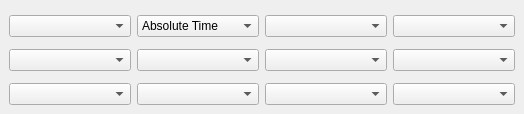
     <widget class="QDockWidget" name="dockWidget_simpleLogViewers">
      <property name="floating">
       <bool>false</bool>
      </property>
      <property name="features">
       <set>QDockWidget::AllDockWidgetFeatures</set>
      </property>
      <widget class="QWidget" name="dockWidgetContents">
       <layout class="QGridLayout" name="gridLayout_4">
        <item row="0" column="0">
         <layout class="QGridLayout" name="gridLayout_7">
          <item row="2" column="1">
           <layout class="QHBoxLayout" name="horizontalLayout_31">
            <item>
             <widget class="QComboBox" name="comboBox_g21"/>
            </item>
            <item>
             <widget class="QComboBox" name="comboBox_g22"/>
            </item>
           </layout>
          </item>
          <item row="1" column="1">
<widget class="QFrame" name="frame_graphicsView_snapView2">
            <property name="minimumSize">
             <size>
              <width>250</width>
              <height>0</height>
             </size>
            </property>
           </widget>
          </item>
          <item row="3" column="0">
<widget class="QFrame" name="frame_graphicsView_snapView3">
            <property name="minimumSize">
             <size>
              <width>250</width>
              <height>0</height>
             </size>
            </property>
           </widget>
          </item>
          <item row="5" column="1">
<widget class="QFrame" name="frame_graphicsView_snapView6"/>
          </item>
          <item row="4" column="1">
           <layout class="QHBoxLayout" name="horizontalLayout_32">
            <item>
             <widget class="QComboBox" name="comboBox_g41"/>
            </item>
            <item>
             <widget class="QComboBox" name="comboBox_g42"/>
            </item>
           </layout>
          </item>
          <item row="6" column="1">
           <layout class="QHBoxLayout" name="horizontalLayout_34">
            <item>
             <widget class="QComboBox" name="comboBox_g61"/>
            </item>
            <item>
             <widget class="QComboBox" name="comboBox_g62"/>
            </item>
           </layout>
          </item>
          <item row="5" column="0">
<widget class="QFrame" name="frame_graphicsView_snapView5"/>
          </item>
          <item row="4" column="0">
           <layout class="QHBoxLayout" name="horizontalLayout_3">
            <item>
             <widget class="QComboBox" name="comboBox_g31">
              <property name="toolTip">
               <string>&lt;html&gt;&lt;head/&gt;&lt;body&gt;&lt;p&gt;Y-axis: selection for sample log&lt;/p&gt;&lt;/body&gt;&lt;/html&gt;</string>
              </property>
             </widget>
            </item>
            <item>
             <widget class="QComboBox" name="comboBox_g32"/>
            </item>
           </layout>
          </item>
          <item row="3" column="1">
<widget class="QFrame" name="frame_graphicsView_snapView4">
            <property name="minimumSize">
             <size>
              <width>250</width>
              <height>0</height>
             </size>
            </property>
           </widget>
          </item>
          <item row="6" column="0">
           <layout class="QHBoxLayout" name="horizontalLayout_33">
            <item>
             <widget class="QComboBox" name="comboBox_g51"/>
            </item>
            <item>
             <widget class="QComboBox" name="comboBox_g52"/>
            </item>
           </layout>
          </item>
          <item row="2" column="0">
           <layout class="QHBoxLayout" name="horizontalLayout_5">
            <item>
             <widget class="QComboBox" name="comboBox_g11"/>
            </item>
            <item>
             <widget class="QComboBox" name="comboBox_g12">
              <item>
               <property name="text">
                <string>Absolute Time</string>
               </property>
              </item>
              <item>
               <property name="text">
                <string>Relative Time</string>
               </property>
              </item>
             </widget>
            </item>
           </layout>
          </item>
          <item row="1" column="0">
<widget class="QFrame" name="frame_graphicsView_snapView1">
            <property name="sizePolicy">
             <sizepolicy hsizetype="Expanding" vsizetype="Expanding">
              <horstretch>0</horstretch>
              <verstretch>0</verstretch>
             </sizepolicy>
            </property>
            <property name="minimumSize">
             <size>
              <width>250</width>
              <height>0</height>
             </size>
            </property>
           </widget>
          </item>
         </layout>
        </item>
       </layout>
      </widget>
     </widget>
